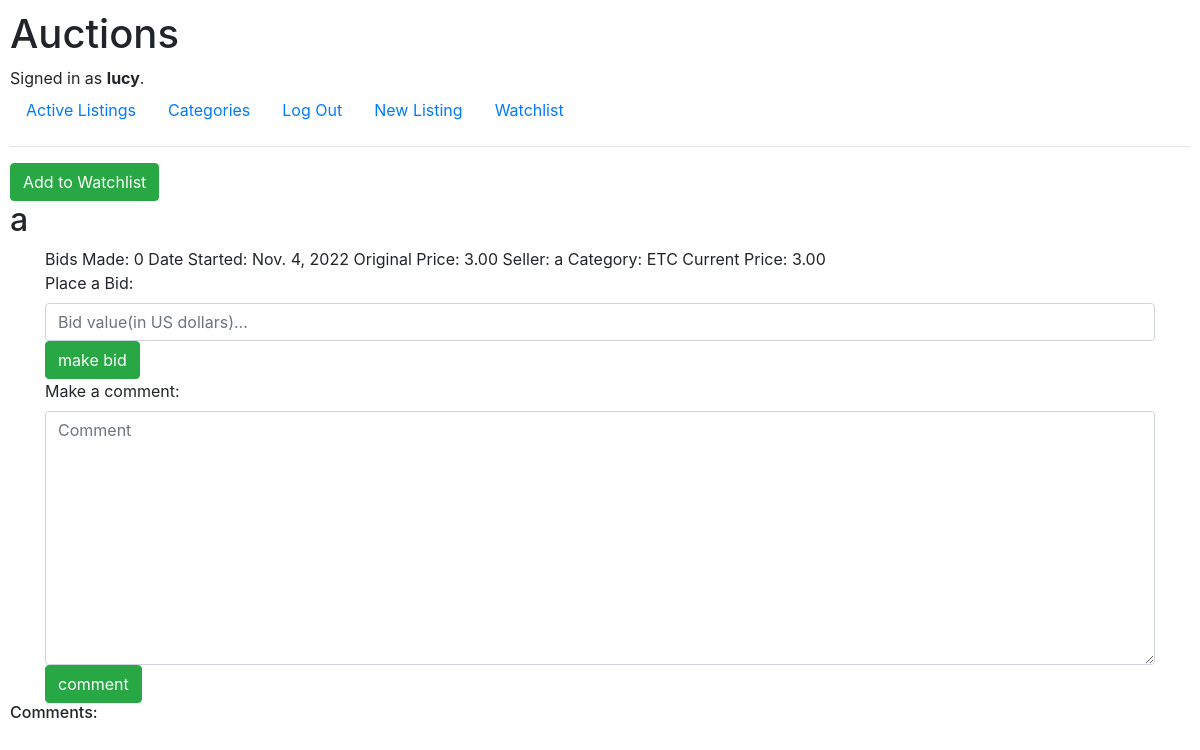
Before: /10 (signed in) with the older database file.
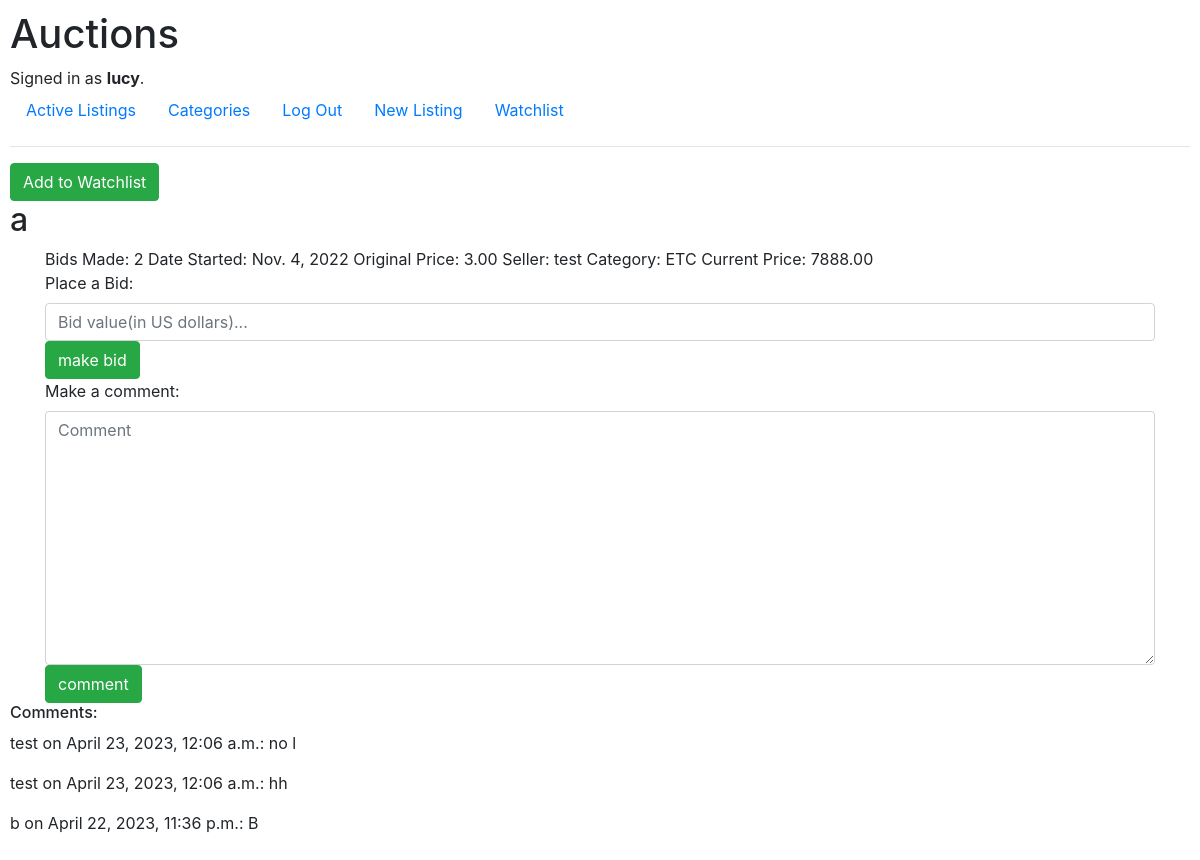
After: the same page with the newer database file.
### auctions/models.py (models this page shows)
class Listing(models.Model):
    user = models.ForeignKey(User, on_delete=models.CASCADE)
    item_title = models.CharField(max_length=250)
    category = models.CharField(max_length=3, default=("ETC", "Everything Else"))
    image_link = models.CharField(max_length=250, null=True, blank=True)
    description = models.CharField(max_length=250, null=True, blank=True)
    start_price = models.DecimalField(
        decimal_places=2,
        max_digits=19,
        default=0.1,
    )
    start_date = models.DateField(auto_now_add=True, blank=True)
    close_date = models.DateTimeField(null=True, blank=True)

class User(AbstractUser):
    cellphone = models.CharField(max_length=30, null=True, blank=True)
    address = models.CharField(max_length=255)
    town = models.CharField(max_length=255)
    country = models.CharField(max_length=255)
    postcode = models.CharField(max_length=16)
    pass

class Bid(models.Model):
    user = models.ForeignKey(User, on_delete=models.CASCADE)
    listing = models.ForeignKey(Listing, on_delete=models.CASCADE)
    bid_value = models.DecimalField(decimal_places=2, max_digits=19)
    bid_date = models.DateField(auto_now_add=True)

class Comment(models.Model):
    listing = models.ForeignKey(Listing, on_delete=models.CASCADE)
    user = models.ForeignKey(User, on_delete=models.CASCADE)
    comment_text = models.TextField(null=True, blank=True)
    time_sent = models.DateTimeField(auto_now_add=True)

### auctions/views.py (the view)
# urls.py: path("<int:item_id>", views.listing_page, name="listing_page"),
@login_required(login_url="login")
def listing_page(request, item_id):
    try:
        listing = Listing.objects.get(pk=item_id)
        user = User.objects.get(pk=request.user.id)
    except Listing.DoesNotExist:
        return render(
            request,
            "auctions/index.html",
            {"message": "Invalid request. Please login."},
        )
    if request.user.is_authenticated:
        watch = Watch.objects.filter(listing=item_id, user=user).first()
        if watch is None:
            watching = False
        else:
            watching = True
    else:
        watching = False
    highest_bid = Bid.objects.filter(listing=listing).order_by("-bid_value").first()
    if highest_bid is not None:
        current_price = getattr(highest_bid, "bid_value")
    else:
        current_price = getattr(listing, "start_price")
    return render(
        request,
        "auctions/listing_page.html",
        {
            "listing": listing,
            "user": user,
            "watching": watching,
            "bform": forms.BidForm(),
            "cform": forms.CommentForm(),
            "highest_bid": highest_bid,
            "current_price": current_price,
            "bids_made": len(Bid.objects.filter(listing=listing)),
            "comments": Comment.objects.filter(listing=listing).order_by("-time_sent"),
        },
    )

### auctions/forms.py
class BidForm(forms.Form):
    bid_value = forms.DecimalField(
        label="Place a Bid",
        required=True,
        decimal_places=2,
        widget=NumberInput(
            attrs={
                "class": "form-control",
                "placeholder": "Bid value(in US dollars)...",
                "type": "number",
                "name": "bid_value",
                "min": "0.01",
                "max": "99999999999999999.99",
                "step": "any",
            }
        ),
    )

class CommentForm(forms.Form):
    comment = forms.CharField(
        label="Make a comment",
        required=True,
        widget=forms.Textarea(
            attrs={
                "placeholder": "Comment",
                "class": "form-control",
                "type": "text",
                "name": "comment",
            }
        ),
    )

### auctions/templates/auctions/listing_page.html (shortened to what this page needs)
{% extends "auctions/layout.html" %}
{% block body %}
    {% if user.is_authenticated and listing.close_date is None %}
        {% if user != listing.user %}
            <form action="{% url 'watchlist' %}" method="POST">
                {% if watching %}
                    <input type="submit" class="btn btn-danger" value="Remove from Watchlist">
                    <input type="hidden" name="watching" value="True">
                {% else %}
                    <input type="submit" class="btn btn-success" value="Add to Watchlist">
                {% endif %}
            </form>
        {% endif %}
    {% endif %}
    <h2>{{listing.item_title}}</h2>
    <div class="container">
        Bids Made: {{bids_made}}
        Date Started: {{listing.start_date}}
        Original Price: {{listing.start_price}}
        Seller: {{listing.user}}
        Category: {{listing.category}}
        {% if listing.close_date is not None %}
            <h4>Auction Closed!</h4>
            Closed on {{listing.close_date}}
            {% if highest_bid is None %}
                No winners!
            {% else %}
                {% if user != highest_bid.user %}
                    Sold by {{highest_bid.bid_value}} to {{highest_bid.user}}!
                {% else %}
                    You won with a bid of {{highest_bid.bid_value}}!
                {% endif %}
            {% endif %}
        {% else %}
            Current Price: {{current_price}}
        {% endif %}
    </div>
    {% if user.is_authenticated and listing.close_date is None %}
        <div class="container">
            {% if user != listing.user %}
                <form action="{% url 'bid' %}" method="POST">
                    {{bform}}
                    <input type="submit" class="btn btn-success" value="make bid">
                </form>
            {% endif %}
        </div>
        <div class="container">
            <form action="{% url 'comment' %}" method="POST">
                {{cform}}
                <input type="submit" class="btn btn-success" value="comment">
            </form>
        </div>
    {% endif %}
    <h6>Comments:</h6>
    {% for comment in comments %}
        <p>{{comment.user}} on {{comment.time_sent}}: {{comment.comment_text}}</p>
    {% endfor %}
{% endblock %}

Changed rows visible on the page:
changed through a linked row, Listing "ETC": user "a" → "test"
added Bid: bid_value "7888.00"
added Comment: user "test", time_sent "April 23, 2023, 12:06 a.m.", comment_text "no l"
added Comment: user "test", time_sent "April 23, 2023, 12:06 a.m.", comment_text "hh"
added Comment: user "b", time_sent "April 22, 2023, 11:36 p.m.", comment_text "B"
Other visible differences:
{{ bids_made }}: "0" → "2"
{{ current_price }}: "3.00" → "7888.00"
